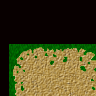

A 2D game scene composited from a Tiled map and its tileset images. What follows is a short description and the map's XML, with every tile layer's data as written:
An orthogonal 3x3 tile map with 32x32 px tiles, 1 tile layer (Tile Layer 1).

<map version="1.5" tiledversion="1.7.0" orientation="orthogonal" renderorder="left-up" width="3" height="3" tilewidth="32" tileheight="32" infinite="0" backgroundcolor="#080000" nextlayerid="4" nextobjectid="8">
 <editorsettings>
  <chunksize width="4" height="4" />
 </editorsettings>
 <tileset firstgid="1" source="floors.tsx" />
 <layer id="1" name="Tile Layer 1" width="3" height="3" tintcolor="#f50000" offsetx="9" offsety="44">
  <data encoding="csv">
51,52,53,
61,62,63,
71,72,73
</data>
 </layer>
 <objectgroup color="#003400" draworder="index" id="3" name="Object Layer 1" visible="0" locked="1" opacity="0.8" tintcolor="#160000" offsetx="-2" offsety="-2" parallaxx="2" parallaxy="2" />
</map>
